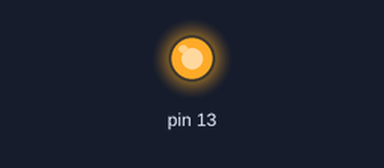
Bench run of a sketch on a simulated Arduino Uno, built with avr-gcc and run on an emulated ATmega328P. Parts: output pins drawn as LEDs (lit = HIGH).

Above: at 0.15 s.
At 4.2 s:
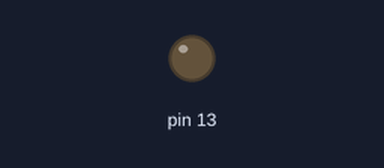
Timing chart, 0 to 5.9 s (numbered marks = the images above):
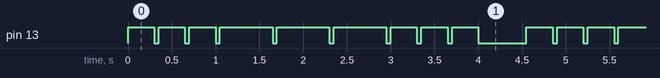

Measured:
- by itself, pin 13: repeats every 4.6 s: 2 × (LOW 0.05 s, HIGH 0.30 s), 3 × (LOW 0.05 s, HIGH 0.60 s), 3 × (LOW 0.05 s, HIGH 0.30 s), LOW 0.55 s, HIGH 0.30 s
- by itself, everything shown: repeats every 4.6 s, in 18 steps

The sketch:

hw1_1.ino
```cpp
int hw = 2;

void setup() {
  pinMode(13, OUTPUT);
}

void loop() {
  if (hw == 1) hw1();
  else if (hw == 2) hw2();
}

void hw1() {
  digitalWrite(13, 1);
  delay(50);
  digitalWrite(13, 0);
  delay(450);
}

void hw2() {
  for (int i = 0; i < 3; i++) {
    morse(300);
  }
  for (int i = 0; i < 3; i++) {
    morse(600);
  }
  for (int i = 0; i < 3; i++) {
    morse(300);
  }
  delay(500);
}

void morse(int ms) {
    digitalWrite(13, 1);
    delay(ms);
    digitalWrite(13, 0);
    delay(50);
}
```
